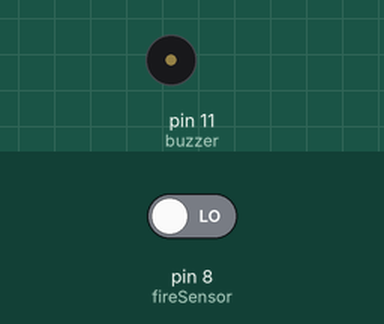
Recording of a sketch running on a simulated Arduino Uno, built with avr-gcc and run on an emulated ATmega328P. On the bench: buzzer (waves = sounding, pin HIGH). The test bench sets the inputs (shaded band); at power-on: pin 8 (fireSensor) LOW.

Above: at 2.8 s.
2.9 s: pin 8 (fireSensor) driven HIGH
At 4.2 s:
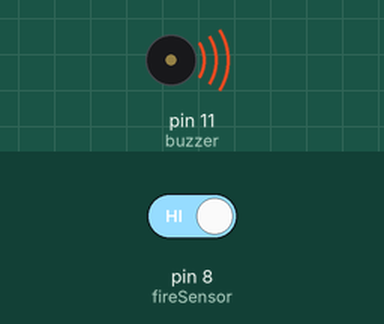
4.5 s: pin 8 (fireSensor) driven LOW
At 5.8 s:
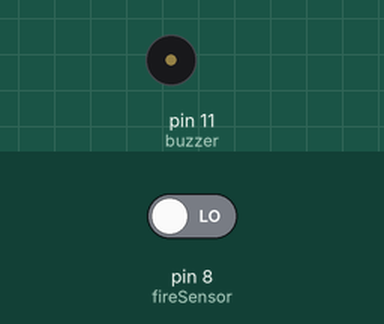
Timing chart, 0 to 7.5 s (numbered marks = the images above; inputs shaded):
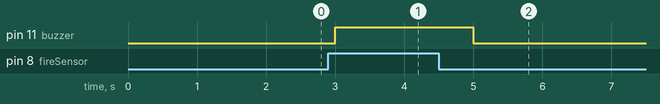

Measured:
- after the input at 2.9 s, pin 11 (buzzer): LOW → HIGH after 0.10 s
- after the input at 4.5 s, pin 11 (buzzer): HIGH → LOW after 0.50 s

The sketch:

fire_detection_system_project_4.ino
```cpp
// Arduino Code Snipet
//

//Declaration of variables

#define buzzer 11

int fireSensor = 8;
double fireSignal;


void setup()
{
  Serial.begin(9600);

  pinMode(fireSensor, INPUT);
  pinMode(buzzer, OUTPUT);

}


void loop()
{

  fireSignal = digitalRead(fireSensor);

  if(fireSignal == HIGH){
     digitalWrite(buzzer, HIGH);
     delay(1000);
  }else{
     digitalWrite(buzzer, LOW);
     delay(1000);
  }

}
```
